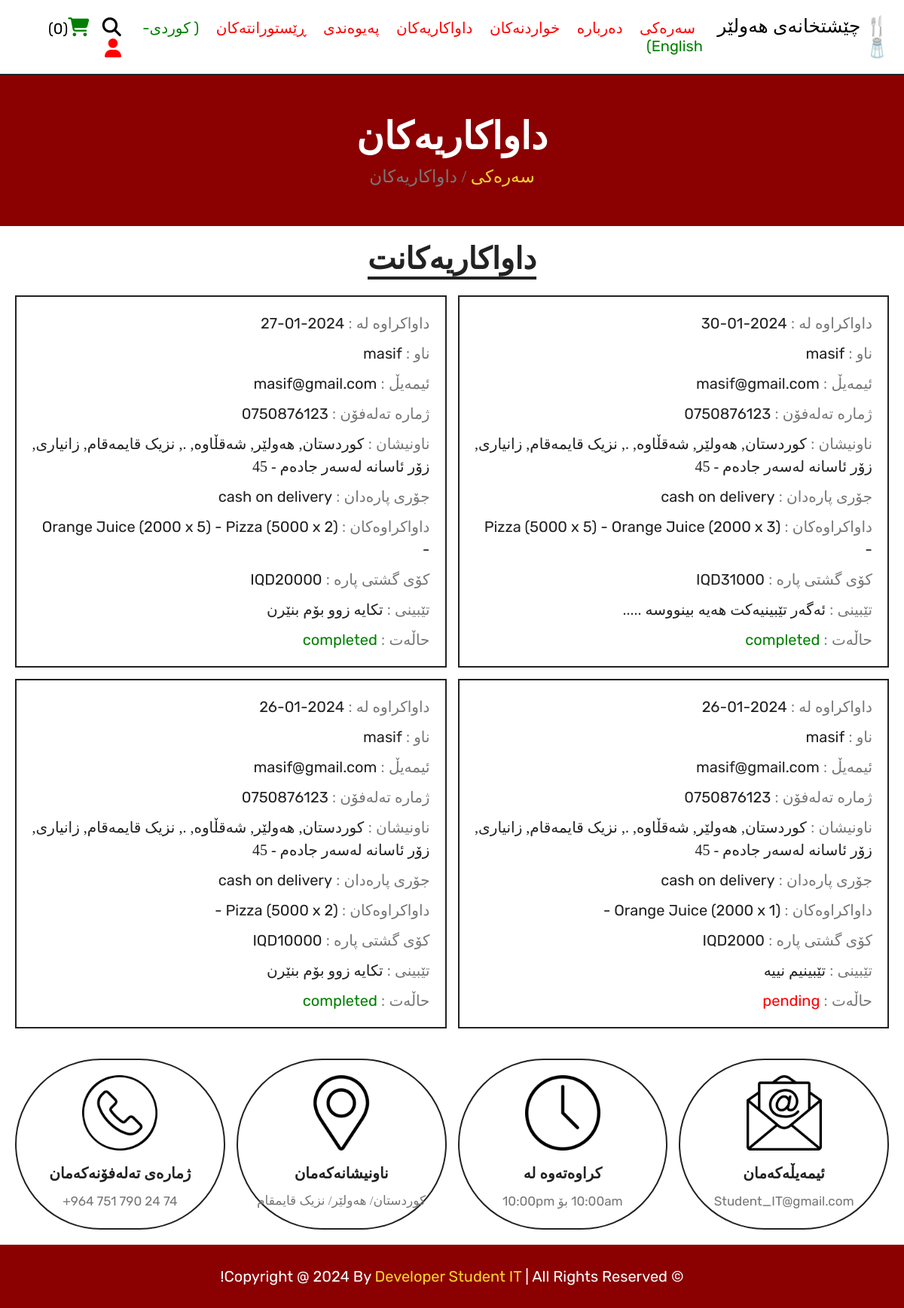
Screenshot of /orders.php (signed in) with the database file from the repository.
### tables this page shows
CREATE TABLE `orders` (
  `id` int(100) NOT NULL,
  `user_id` int(100) NOT NULL,
  `name` varchar(20) NOT NULL,
  `number` varchar(10) NOT NULL,
  `email` varchar(50) NOT NULL,
  `method` varchar(50) NOT NULL,
  `address` varchar(500) NOT NULL,
  `descreption` varchar(500) NOT NULL,
  `total_products` varchar(1000) NOT NULL,
  `total_price` int(100) NOT NULL,
  `placed_on` date NOT NULL DEFAULT current_timestamp(),
  `payment_status` varchar(20) NOT NULL DEFAULT 'pending'
);

### orders.php (the view, shortened to what this page needs)
<?php
include 'components/connect.php';
if(isset($_SESSION['user_id'])){
   $user_id = $_SESSION['user_id'];
}else{
   $user_id = '';
   header('location:home.php');
};
?>
<!DOCTYPE html>
<html lang="en">
<head>
   <link rel="stylesheet" href="https://cdnjs.cloudflare.com/ajax/libs/font-awesome/6.1.1/css/all.min.css">
   <link rel="stylesheet" href="css/style.css">
</head>
<body dir="rtl">
<?php include 'components/user_header.php'; ?>
<div class="heading"style="background-color:darkred;">
   <h3 class="fontchange">داواکاریەکان</h3>
   <p><a href="html.php" class="fontchange">سەرەکی</a> <span class="fontchange"> / داواکاریەکان</span></p>
</div>
<section class="orders">
   <h1 class="title fontchange"> داواکاریەکانت </h1>
   <div class="box-container">
   <?php
      if($user_id == ''){
         echo '<p class="empty fontchange"> تکایە بچۆرە ژوورەوە بە هەژمارەکەت ! </p>';
      }else{
         $select_orders = $conn->prepare("SELECT * FROM `orders` WHERE user_id = ? ORDER BY `id` DESC");
         $select_orders->execute([$user_id]);
         if($select_orders->rowCount() > 0){
            while($fetch_orders = $select_orders->fetch(PDO::FETCH_ASSOC)){
   ?>
   <div class="box" dir="rtl">
      <p class="fontchange">داواکراوە لە : <span><?= $fetch_orders['placed_on']; ?></span></p>
      <p class="fontchange">ناو : <span><?= $fetch_orders['name']; ?></span></p>
      <p class="fontchange">ئیمەیڵ : <span><?= $fetch_orders['email']; ?></span></p>
      <p class="fontchange">ژمارە تەلەفۆن : <span><?= $fetch_orders['number']; ?></span></p>
      <p class="fontchange">ناونیشان : <span class="fontchange"><?= $fetch_orders['address']; ?></span></p>
      <p class="fontchange">جۆری پارەدان : <span><?= $fetch_orders['method']; ?></span></p>
      <p class="fontchange">داواکراوەکان : <span><?= $fetch_orders['total_products']; ?></span></p>
      <p class="fontchange">کۆی گشتی پارە : <span>IQD<?= $fetch_orders['total_price']; ?></span></p>
      <p class="fontchange">تێبینی : <span class="fontchange"><?= $fetch_orders['descreption']; ?></span></p>
      <p class="fontchange"> حاڵەت : <span style="color:<?php if($fetch_orders['payment_status'] == 'pending'){ echo 'red'; }else{ echo 'green'; }; ?>"><?= $fetch_orders['payment_status']; ?></span> </p>
   </div>
   <?php
      }
      }else{
         echo '<p class="empty fontchange">هیچ داواکاریەک زیاد نەکراوە</p>';
      }
      }
   ?>
   </div>
</section>
<?php include 'components/footer.php'; ?>
</body>
</html>

### components/user_header.php (shortened to what this page needs)
<header class="header"style="background-color:RGB(163,8,12);">
   <section class="flex" style="background-color:white;">
   <a href="home.php" class="logo fontchange" style="color:black;">🍴 چێشتخانەی هەولێر 🧂</a>
      <nav class="navbar">
         <a href="home.php" class="fontchange" style="color:red;">سەرەکی</a>
         <a href="about.php" class="fontchange" style="color:red;">دەربارە</a>
         <a href="menu.php" class="fontchange" style="color:red;">خواردنەکان</a>
         <a href="orders.php" class="fontchange" style="color:red;">داواکاریەکان</a>
         <a href="contact.php" class="fontchange" style="color:red;">پەیوەندی</a>
         <a href="../../bazarkrdn.php" class="fontchange" style="color:red;">ڕێستورانتەکان</a>
         <a href="../OnlineOrderingEnglish/home.php" style="color:green;">( کوردی-English)</a>
      </nav>
      <div class="icons">
         <?php
            $count_cart_items = $conn->prepare("SELECT * FROM `cart` WHERE user_id = ?");
            $count_cart_items->execute([$user_id]);
            $total_cart_items = $count_cart_items->rowCount();
         ?>
         <a href="search.php"><i class="fas fa-search" style="color:black;"></i></a>
         <a href="cart.php"><i class="fas fa-shopping-cart" style="color:green;"></i><span style="color:black;">(<?= $total_cart_items; ?>)</span></a>
         <div id="user-btn" class="fas fa-user" style="color:red;"></div>
      </div>
   </section>
</header>

### components/footer.php (shortened to what this page needs)
<footer class="footer">
   <section class="grid">
      <div class="box" style="border-radius:200px">
         <img src="images/email-icon.png" alt="">
         <h3 class="fontchange"> ئیمەیڵەکەمان </h3>
         <a href="mailto:surchi2003@gmail.com">Student_IT@gmail.com</a>
      </div>
      <div class="box" style="border-radius:200px">
         <img src="images/clock-icon.png" alt="">
         <h3 class="fontchange"> کراوەتەوە لە </h3>
         <p >10:00am بۆ 10:00pm</p>
      </div>
      <div class="box" style="border-radius:200px">
         <img src="images/map-icon.png" alt="">
         <h3 class="fontchange"> ناونیشانەکەمان </h3>
         <a href="#" target="_blank" class="fontchange"> کوردستان/ هەولێر/ نزیک قایمقام</a>
      </div>
      <div class="box" style="border-radius:200px">
         <img src="images/phone-icon.png" alt="">
         <h3 class="fontchange"> ژمارەی تەلەفۆنەکەمان </h3>
         <a dir="ltr" href="tel:+9644454545">+964 751 790 24 74</a>
      </div>
   </section>
   <div class="credit"style="background-color:darkred">&copy; Copyright @ <?= date('Y'); ?> By <span><a target="_blank" style="color:#FED330; text-decoration:none;" href="https://epu.edu.iq/shaqlawa-technical-collage/"> Developer Student IT </a></span> | All Rights Reserved!</div>
</footer>

### css/style.css (style rules this page uses)
:root { --yellow:#fed330; --red:#e74c3c; --white:#fff; --black:#222; --light-color:#777; --border:.2rem solid var(--black); }
* { font-family: 'Rubik', sans-serif; margin:0; padding:0; box-sizing: border-box; outline: none; border: none; text-decoration: none; }
html { font-size: 62.5%; overflow-x: hidden; scroll-behavior: smooth; stop-opacity: 7rem; }
section { margin:0 auto; max-width: 1200px; padding:2rem; }
.title { text-align: center; margin-bottom: 2.5rem; font-size: 4rem; color:var(--black); text-transform: uppercase; text-decoration: underline; text-underline-offset: 1rem; }
.heading { display: flex; align-items: center; justify-content: center; gap:1rem; flex-flow: column; background-color: var(--black); min-height: 20rem; }
.heading h3 { font-size: 5rem; color:var(--white); text-transform: capitalize; }
.heading p { font-size: 2.3rem; color:var(--light-color); }
.heading p a { color:var(--yellow); }
.header { position: sticky; top:0; left:0; right:0; z-index: 1000; background-color: var(--white); border-bottom: var(--border); }
.header .flex { display: flex; align-items: center; justify-content: space-between; position: relative; }
.header .flex .logo { font-size: 2.5rem; color:var(--black); }
.header .flex .navbar a { font-size: 2rem; color:var(--black); margin:0 1rem; }
.header .flex .icons > * { margin-left: 1.5rem; font-size: 2.5rem; color:var(--black); cursor: pointer; }
.header .flex .icons span { font-size: 2rem; }
.orders .box-container { display: flex; flex-wrap: wrap; gap:1.5rem; align-items: flex-start; }
.orders .box-container .box { padding:1rem 2rem; border:var(--border); flex:1 1 40rem; }
.orders .box-container .box p { line-height: 1.5; margin:1rem 0; font-size: 2rem; color:var(--light-color); }
.orders .box-container .box p span { color:var(--black); }
.footer .grid { display: grid; grid-template-columns: repeat(auto-fit, minmax(27rem, 1fr)); gap:1.5rem; align-items: flex-start; }
.footer .grid .box { border:var(--border); padding:2rem; text-align: center; }
.footer .grid .box img { height: 10rem; width: 100%; object-fit: contain; margin-bottom: .5rem; }
.footer .grid .box h3 { margin:1rem 0; font-size: 2rem; color:var(--black); text-transform: capitalize; }
.footer .grid .box p, .footer .grid .box a { display: block; font-size: 1.7rem; color:var(--light-color); line-height: 1.8; }
.credit { padding:3rem 2rem; text-align: center; background-color: var(--black); color:var(--white); font-size: 2rem; text-transform: capitalize; }
.credit span { color:var(--yellow); }

### orders.php (style rules this page uses)
.fontchange { font-family:Rabar_027; }
body { background:white; }

### rows the page displays
orders: placed_on "2024-01-30", name "masif", email "masif@gmail.com", number "0750876123", address "کوردستان, هەولێر, شەقڵاوە, ., نزیک قایمەقام, زانیاری, زۆر ئاسانە لەسەر جادەم - 45", method "cash on delivery", total_products "Pizza (5000 x 5) - Orange Juice (2000 x 3) -", total_price "31000", descreption "ئەگەر تێبینیەکت هەیە بینووسە .....", payment_status "completed"
orders: placed_on "2024-01-27", name "masif", email "masif@gmail.com", number "0750876123", address "کوردستان, هەولێر, شەقڵاوە, ., نزیک قایمەقام, زانیاری, زۆر ئاسانە لەسەر جادەم - 45", method "cash on delivery", total_products "Orange Juice (2000 x 5) - Pizza (5000 x 2) -", total_price "20000", descreption "تکایە زوو بۆم بنێرن", payment_status "completed"
orders: placed_on "2024-01-26", name "masif", email "masif@gmail.com", number "0750876123", address "کوردستان, هەولێر, شەقڵاوە, ., نزیک قایمەقام, زانیاری, زۆر ئاسانە لەسەر جادەم - 45", method "cash on delivery", total_products "Orange Juice (2000 x 1) -", total_price "2000", descreption "تێبینیم نییە", payment_status "pending"
orders: placed_on "2024-01-26", name "masif", email "masif@gmail.com", number "0750876123", address "کوردستان, هەولێر, شەقڵاوە, ., نزیک قایمەقام, زانیاری, زۆر ئاسانە لەسەر جادەم - 45", method "cash on delivery", total_products "Pizza (5000 x 2) -", total_price "10000", descreption "تکایە زوو بۆم بنێرن", payment_status "completed"

### other values shown
$total_cart_items "0"
